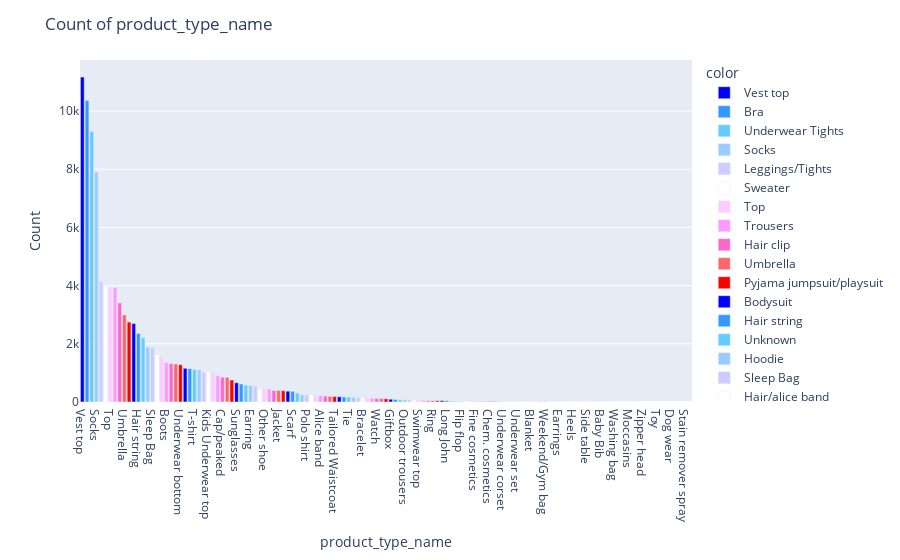

Notebook code for this chart:
### Code cell
name = article.product_type_name.unique()
sizes = article.product_type_name.value_counts()
fig = px.bar(article, y=sizes, x=name, color = name,color_discrete_sequence=px.colors.diverging.Picnic)
fig.update_layout(
    title="Count of product_type_name",
    xaxis_title="product_type_name",
    yaxis_title="Count"
)
fig.show()
